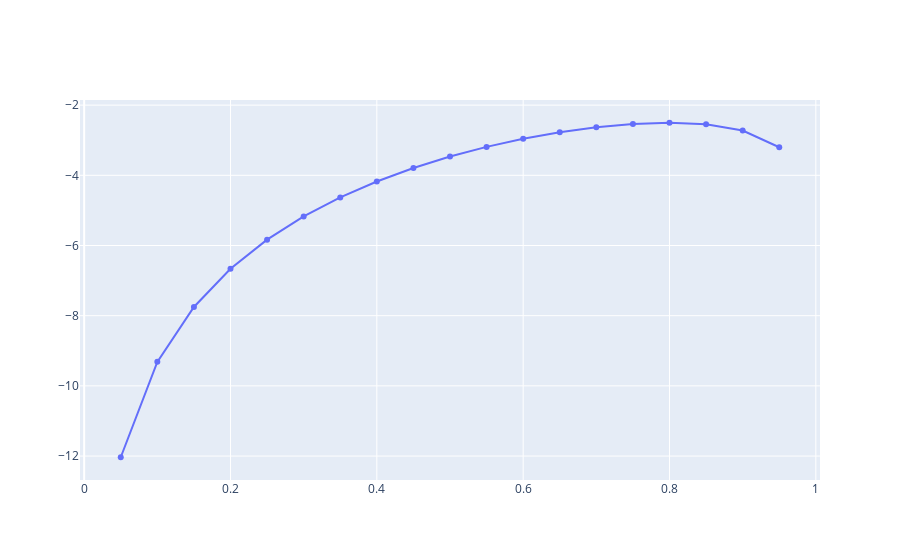

Notebook code for this chart:
### Code cell
log_scatter = go.Scatter(x = probs, y = log_likelihoods)
go.Figure(log_scatter)

### Figure 1 — Plotly figure (JSON) as saved in the notebook; plotly's stock layout.template omitted (floating-point values rounded to 4 significant figures)
{"data": [{"type": "scatter", "x": [0.05, 0.1, 0.15, 0.2, 0.25, 0.3, 0.35, 0.4, 0.45, 0.5, 0.55, 0.6, 0.65, 0.7, 0.75, 0.8, 0.85, 0.9, 0.95], "y": [-12.03, -9.316, -7.751, -6.661, -5.833, -5.173, -4.63, -4.176, -3.792, -3.466, -3.19, -2.96, -2.773, -2.631, -2.537, -2.502, -2.547, -2.724, -3.201]}], "layout": {"autosize": true, "xaxis": {"autorange": true, "range": [-0.005938, 1.006], "type": "linear"}, "yaxis": {"autorange": true, "range": [-12.73, -1.804], "type": "linear"}}}
